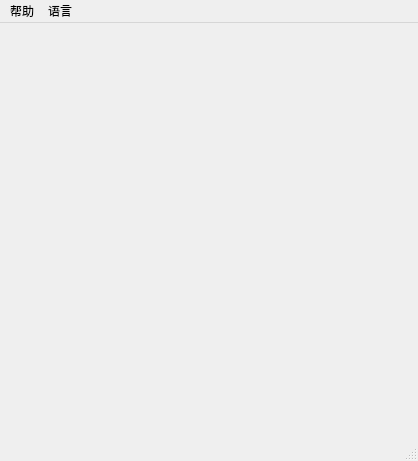
<?xml version="1.0" encoding="UTF-8"?>
<ui version="4.0">
 <class>MainWindow</class>
 <widget class="QMainWindow" name="MainWindow">
  <property name="geometry">
   <rect>
    <x>0</x>
    <y>0</y>
    <width>418</width>
    <height>461</height>
   </rect>
  </property>
  <property name="sizePolicy">
   <sizepolicy hsizetype="Minimum" vsizetype="Preferred">
    <horstretch>0</horstretch>
    <verstretch>0</verstretch>
   </sizepolicy>
  </property>
  <property name="windowIcon">
   <iconset resource="../res/res.qrc">
    <normaloff>:/img/image/main_icon.png</normaloff>:/img/image/main_icon.png</iconset>
  </property>
  <property name="iconSize">
   <size>
    <width>30</width>
    <height>30</height>
   </size>
  </property>
  <widget class="QWidget" name="centralwidget">
   <property name="sizePolicy">
    <sizepolicy hsizetype="Minimum" vsizetype="Expanding">
     <horstretch>0</horstretch>
     <verstretch>0</verstretch>
    </sizepolicy>
   </property>
   <layout class="QVBoxLayout" name="verticalLayout_2">
    <item>
     <layout class="QVBoxLayout" name="verticalLayout">
      <item>
       <widget class="OptionWidget" name="widget" native="true">
        <property name="sizePolicy">
         <sizepolicy hsizetype="Minimum" vsizetype="Expanding">
          <horstretch>0</horstretch>
          <verstretch>0</verstretch>
         </sizepolicy>
        </property>
       </widget>
      </item>
     </layout>
    </item>
   </layout>
  </widget>
  <widget class="QMenuBar" name="menubar">
   <property name="geometry">
    <rect>
     <x>0</x>
     <y>0</y>
     <width>418</width>
     <height>25</height>
    </rect>
   </property>
   <widget class="QMenu" name="menuHelp">
    <property name="title">
     <string>帮助</string>
    </property>
    <addaction name="actionAbout"/>
   </widget>
   <widget class="QMenu" name="menu_language">
    <property name="title">
     <string>语言</string>
    </property>
    <addaction name="action_en_US"/>
    <addaction name="action_zh_CN"/>
   </widget>
   <addaction name="menuHelp"/>
   <addaction name="menu_language"/>
  </widget>
  <widget class="QStatusBar" name="statusbar"/>
  <action name="actionAbout">
   <property name="text">
    <string>关于</string>
   </property>
  </action>
  <action name="action_en_US">
   <property name="text">
    <string>English</string>
   </property>
  </action>
  <action name="action_zh_CN">
   <property name="text">
    <string>简体中文</string>
   </property>
  </action>
 </widget>
 <customwidgets>
  <customwidget>
   <class>OptionWidget</class>
   <extends>QWidget</extends>
   <header>ui_OptionWidget.h</header>
   <container>1</container>
  </customwidget>
 </customwidgets>
 <resources>
  <include location="../res/res.qrc"/>
 </resources>
 <connections/>
</ui>
